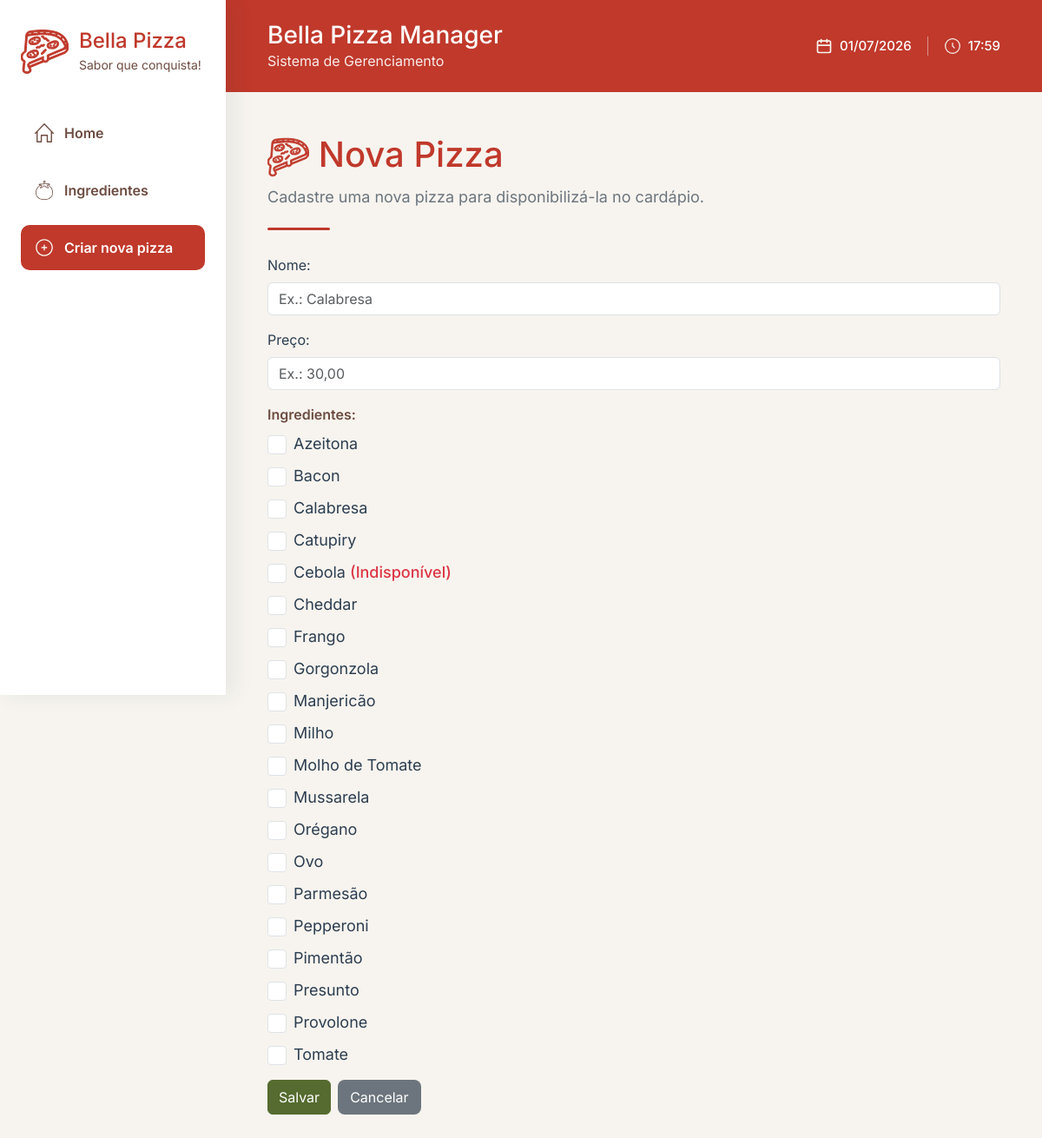
/?acao=create, run on the app's committed database.
### tables this page shows
CREATE TABLE `ingredientes` (
  `id` int NOT NULL,
  `nome` varchar(100) NOT NULL,
  `disponivel` tinyint(1) NOT NULL DEFAULT '1'
);

### controllers/PizzaController.php (called while the page is built, shortened)
<?php
require_once 'models/PizzaModel.php';
class PizzaController
{
    private $model;
    public function __construct($pdo)
    {
        $this->model = new PizzaModel($pdo);
    }
    public function create()
    {
        $ingredientes = $this->model->listarIngredientes();
        require 'views/pizza/create.php';
    }
}

### models/PizzaModel.php (called while the page is built, shortened)
<?php
class PizzaModel
{
    private $pdo;
    public function __construct($pdo)
    {
        $this->pdo = $pdo;
    }
    public function listarIngredientes()
    {
        $sql = "SELECT * FROM ingredientes
                ORDER BY nome";
        $stmt = $this->pdo->query($sql);
        return $stmt->fetchAll(PDO::FETCH_ASSOC);
    }
}

### views/pizza/create.php (the view, shortened to what this page needs)
<!DOCTYPE html>
<html lang="pt-BR">
<head>
    <link href="https://cdn.jsdelivr.net/npm/bootstrap@5.3.7/dist/css/bootstrap.min.css" rel="stylesheet">
    <link rel="stylesheet" href="public/css/style.css">
</head>
<body>
    <div class="app-layout">
        <aside class="sidebar">
            <div class="sidebar-logo">
                <div class="sidebar-icon">
                    <img src="public/img/icon_pizza_logo.svg" alt="Bella Pizza">
                </div>
                <div>
                    <h2>Bella Pizza</h2>
                    <span>Sabor que conquista!</span>
                </div>
            </div>
            <nav class="sidebar-menu">
                <a href="index.php" class="sidebar-link">
                    <img src="public/img/icon_home_brown.svg" alt="Dashboard" class="sidebar-menu-icon">
                    Home
                </a>
                <a href="?acao=ingredientes" class="sidebar-link">
                    <img src="public/img/icon_ingredient_brown.svg" alt="Ingredientes" class="sidebar-menu-icon">
                    Ingredientes
                </a>
                <a href="?acao=create" class="sidebar-link active">
                    <img src="public/img/icon_add_white.svg" alt="Nova Pizza" class="sidebar-menu-icon">
                    Criar nova pizza
                </a>
            </nav>
        </aside>
        <main class="main-content">
            <header class="topbar">
                <div>
                    <h1>Bella Pizza Manager</h1>
                    <p>Sistema de Gerenciamento</p>
                </div>
                <div class="topbar-info">
                    <span class="topbar-item">
                        <img src="public/img/icon_calendar_white.svg" class="topbar-icon" alt="Calendário">
                        <?= date('d/m/Y'); ?>
                    </span>
                    <span class="topbar-item">
                        <img src="public/img/icon_clock_white.svg" class="topbar-icon" alt="Horário">
                        <span id="horaAtual"><?= date('H:i'); ?></span>
                    </span>
                </div>
            </header>
            <section class="page-header">
                <h1 class="page-title">
                    <img
                        src="public/img/icon_pizza_logo.svg"
                        alt="Nova Pizza"
                        class="dashboard-icon">
                    Nova Pizza
                </h1>
                <p class="page-description">
                    Cadastre uma nova pizza para disponibilizá-la no cardápio.
                </p>
                <div class="section-divider"></div>
                <form action="?acao=store" method="POST">
                    <div class="mb-3">
                        <label class="form-label">Nome:</label>
                        <input
                            type="text"
                            name="nome"
                            class="form-control"
                            placeholder="Ex.: Calabresa"
                            required>
                    </div>
                    <div class="mb-3">
                        <label class="form-label">Preço:</label>
                        <input
                            type="text"
                            name="preco"
                            inputmode="decimal"
                            class="form-control"
                            placeholder="Ex.: 30,00"
                            required>
                    </div>
                    <div class="mb-3">
                        <label class="form-label ingredients-label">
                            Ingredientes:
                        </label>
                        <?php foreach ($ingredientes as $ingrediente): ?>
                            <div class="form-check">
                                <input
                                    class="form-check-input"
                                    type="checkbox"
                                    name="ingredientes[]"
                                    value="<?= $ingrediente['id']; ?>"
                                    id="ingrediente<?= $ingrediente['id']; ?>">
                                <label
                                    class="form-check-label"
                                    for="ingrediente<?= $ingrediente['id']; ?>">
                                    <?= htmlspecialchars($ingrediente['nome']); ?>
                                    <?php if (!$ingrediente['disponivel']): ?>
                                        <span class="text-danger">
                                            (Indisponível)
                                        </span>
                                    <?php endif; ?>
                                </label>
                            </div>
                        <?php endforeach; ?>
                    </div>
                    <div class="d-flex gap-2">
                        <button type="submit" class="btn btn-primary">
                            Salvar
                        </button>
                        <a href="index.php" class="btn btn-cancelar">
                            Cancelar
                        </a>
                    </div>
                </form>
            </section>
        </main>
    </div>
</body>
</html>

### public/css/style.css (style rules this page uses)
body { font-family: 'Inter', Arial, sans-serif; background-color: #F7F4EF; color: #2C3E50; }
.btn-primary { background-color: #556B2F; border-color: #556B2F; color: #FFFFFF; }
.btn-cancelar { background: #6C757D; color: #FFFFFF; border: none; padding: 8px 14px; border-radius: 8px; }
.app-layout { display: flex; min-height: 100vh; background: #F7F4EF; }
.sidebar { width: 260px; background: #FFFFFF; padding: 32px 24px; box-shadow: 8px 0 24px rgba(44, 62, 80, 0.08); position: sticky; top: 0; height: 100vh; overflow-y: auto; }
.main-content { flex: 1; background-color: #F7F4EF; }
.sidebar-logo { display: flex; gap: 12px; align-items: center; margin-bottom: 40px; }
.sidebar-icon img { width: 55px; height: 55px; display: block; }
.sidebar-logo h2 { margin: 0; font-size: 24px; color: #C0392B; }
.sidebar-logo span { font-size: 14px; color: #6D4C41; }
.sidebar-menu { display: flex; flex-direction: column; gap: 14px; }
.sidebar-link.active { background-color: #C0392B; color: #FFFFFF; }
.topbar { background: #C0392B; color: #FFFFFF; padding: 24px 48px; display: flex; justify-content: space-between; align-items: center; }
.topbar h1 { margin: 0; font-size: 28px; }
.topbar p { margin: 0; opacity: 0.9; }
.topbar-info { display: flex; align-items: center; gap: 18px; font-weight: 500; font-size: 15px; }
.page-header { padding: 48px; }
.page-title { color: #C0392B; font-weight: 500; margin-bottom: 8px; }
.page-description { color: #6C757D; font-size: 18px; margin-bottom: 18px; }
.section-divider { width: 72px; height: 3px; background-color: #C0392B; border-radius: 999px; margin: 22px 0 28px; }
.page-header p { color: #6c757d; font-size: 18px; font-weight: 400; margin-bottom: 22px; }
.dashboard-icon { width: 48px; height: 48px; flex-shrink: 0; }
.ingredients-label { color: #6D4C41; font-weight: 600; }
.form-check { margin-bottom: 10px; display: flex; align-items: center; gap: 8px; }
.form-check-input { width: 22px; height: 22px; cursor: pointer; }
.form-check-label { font-size: 18px; color: #2C3E50; cursor: pointer; }
.form-check-label .text-danger { font-weight: 500; }
.sidebar-menu-icon { width: 22px; height: 22px; object-fit: contain; margin-right: 12px; display: block; flex-shrink: 0; }
.sidebar-link { display: flex; align-items: center; text-decoration: none; color: #6D4C41; font-weight: 600; padding: 14px 16px; border-radius: 10px; }
.topbar-item { display: flex; align-items: center; }
.topbar-icon { width: 20px; height: 20px; object-fit: contain; margin-right: 8px; display: block; flex-shrink: 0; }

### data on the page
ingredientes: nome "Azeitona"
ingredientes: nome "Bacon"
ingredientes: nome "Calabresa"
ingredientes: nome "Catupiry"
ingredientes: nome "Cebola", disponivel "(Indisponível)"
ingredientes: nome "Cheddar"
ingredientes: nome "Frango"
ingredientes: nome "Gorgonzola"
ingredientes: nome "Manjericão"
ingredientes: nome "Milho"
ingredientes: nome "Molho de Tomate"
ingredientes: nome "Mussarela"
ingredientes: nome "Orégano"
ingredientes: nome "Ovo"
ingredientes: nome "Parmesão"
ingredientes: nome "Pepperoni"
ingredientes: nome "Pimentão"
ingredientes: nome "Presunto"
ingredientes: nome "Provolone"
ingredientes: nome "Tomate"
